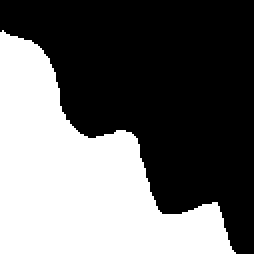
#> input picture ParetoPattern/test_pic/test_1.bmp, 127 x 127 px, found by its file name (shown 2 times larger); its folder holds 4 pictures in this run
$ python toBinaryImage.py
#> lines starting #> are read from the running program, lines starting #| are printed output that depends on the picture; after the words box and inside, x2 and y2 are one past the last pixel; in counts of white or black regions, pixels touching at a corner belong together
import matplotlib.pyplot as plt
import numpy as np
import pickle
import os

file_dir = r'D:\workspace\DLMOP\ParetoPattern\test_pic'
file_dist_dir = r'D:\workspace\DLMOP\ParetoPattern\test_pic\test'
print('Input the filename: ')
file_name = input()
#> the answer given: test_1.bmp

while(file_name != '0'):

    path = os.path.join(file_dir, file_name)
    path_dist = os.path.join(file_dist_dir, file_name[: -3] + 'dat')
    img = plt.imread(path)
#> img is the input picture: shape (127, 127, 4); mean R, G, B, A 105.3, 105.3, 105.3, 255
    img = np.asarray(img[:, :, 0], dtype='float32')
#> img: shape (127, 127) float32; 41.3% white; 1 white region, box (x1, y1, x2, y2) and area: (0, 15, 118, 127) 6660
    img /= 255.
    img = np.ones_like(img, dtype='float32') - img
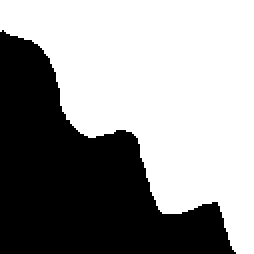
#> img: shape (127, 127) float32 (shown 2 times larger); values 0 (black) and 1 (white), 58.7% white; 1 black region, box (x1, y1, x2, y2) and area: (0, 15, 118, 127) 6660

    fp = open(path_dist, 'wb')
    pickle.dump(img, fp)
    fp.close()

    print(path_dist + '\n')

    print('Input the filename: ')
    file_name = input()
#> the answer given: test_2.bmp
#> pass 2 of the loop `while(file_name != '0'):`:
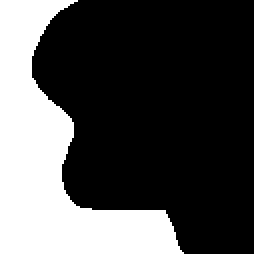
#> input picture ParetoPattern/test_pic/test_2.bmp, 127 x 127 px, found by its file name (shown 2 times larger)
#> img is the input picture: shape (127, 127, 4); mean R, G, B, A 76.9, 76.9, 76.9, 255
#> `img = np.ones_like(img, dtype='float32') - img`:
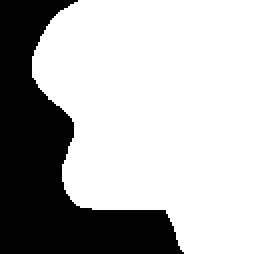
#> img: shape (127, 127) float32 (shown 2 times larger); values 0 (black) and 1 (white), 69.8% white; 1 black region, box (x1, y1, x2, y2) and area: (0, 0, 92, 127) 4866
#> the answer given: test_3.bmp
#> pass 3 of the loop `while(file_name != '0'):`:
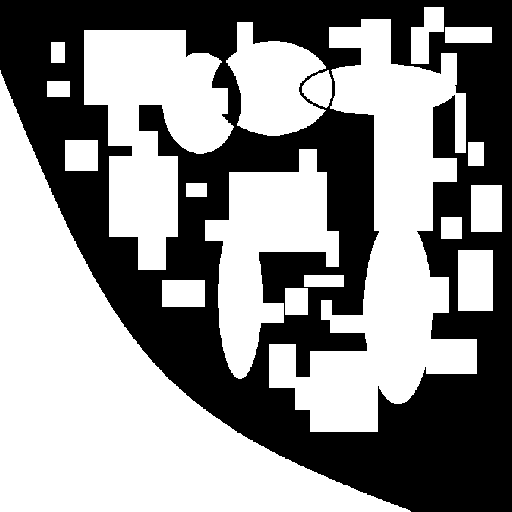
#> input picture ParetoPattern/test_pic/test_3.bmp, 512 x 512 px, found by its file name
#> img is the input picture: shape (512, 512, 4); mean R, G, B, A 143.4, 143.4, 143.4, 255
#> `img = np.ones_like(img, dtype='float32') - img`:
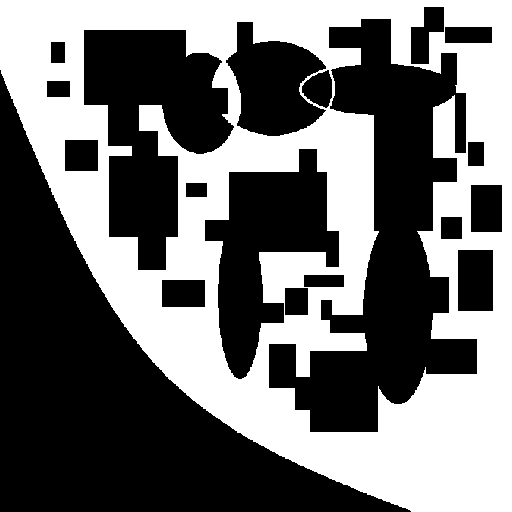
#> img: shape (512, 512) float32; values 0 (black) and 1 (white), 43.8% white; 1 white region, box (x1, y1, x2, y2) and area: (0, 0, 512, 512) 114690
#> (the run stopped early here; a loop or call above may not have finished)
